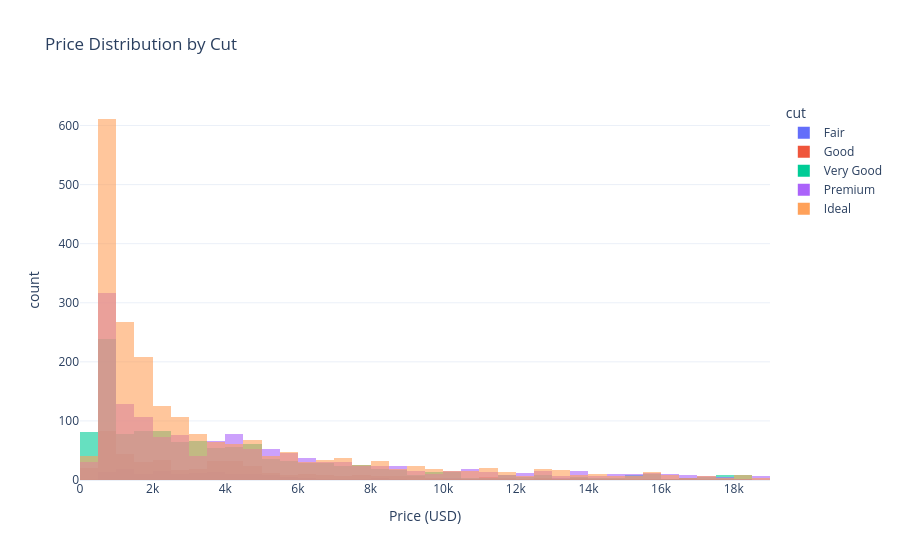

The notebook cell saved with this chart:
### Markdown cell above
### 7.4 Histogram

### Code cell
# ── Plotly Histogram ──────────────────────────────────────────────────────
fig = px.histogram(
    px_df,
    x='price',
    nbins=40,
    color='cut',
    barmode='overlay',       # 'stack' | 'group' | 'overlay'
    opacity=0.6,
    title='Price Distribution by Cut',
    labels={'price': 'Price (USD)'},
    template='plotly_white',
    category_orders={'cut': cut_order}
)
fig.show()

### Figure 1 — Plotly figure (JSON) as saved in the notebook; plotly's stock layout.template omitted (floating-point values rounded to 4 significant figures; data arrays with more than 128 entries replaced by an {"elided": "..."} marker saying what was removed)
{"data": [{"bingroup": "x", "hovertemplate": "cut=Fair<br>Price (USD)=%{x}<br>count=%{y}<extra></extra>", "legendgroup": "Fair", "marker": {"color": "#636efa", "opacity": 0.6, "pattern": {"shape": ""}}, "name": "Fair", "nbinsx": 40, "orientation": "v", "showlegend": true, "type": "histogram", "x": {"elided": "168 int values"}, "xaxis": "x", "yaxis": "y"}, {"bingroup": "x", "hovertemplate": "cut=Good<br>Price (USD)=%{x}<br>count=%{y}<extra></extra>", "legendgroup": "Good", "marker": {"color": "#EF553B", "opacity": 0.6, "pattern": {"shape": ""}}, "name": "Good", "nbinsx": 40, "orientation": "v", "showlegend": true, "type": "histogram", "x": {"elided": "457 int values"}, "xaxis": "x", "yaxis": "y"}, {"bingroup": "x", "hovertemplate": "cut=Very Good<br>Price (USD)=%{x}<br>count=%{y}<extra></extra>", "legendgroup": "Very Good", "marker": {"color": "#00cc96", "opacity": 0.6, "pattern": {"shape": ""}}, "name": "Very Good", "nbinsx": 40, "orientation": "v", "showlegend": true, "type": "histogram", "x": {"elided": "1195 int values"}, "xaxis": "x", "yaxis": "y"}, {"bingroup": "x", "hovertemplate": "cut=Premium<br>Price (USD)=%{x}<br>count=%{y}<extra></extra>", "legendgroup": "Premium", "marker": {"color": "#ab63fa", "opacity": 0.6, "pattern": {"shape": ""}}, "name": "Premium", "nbinsx": 40, "orientation": "v", "showlegend": true, "type": "histogram", "x": {"elided": "1447 int values"}, "xaxis": "x", "yaxis": "y"}, {"bingroup": "x", "hovertemplate": "cut=Ideal<br>Price (USD)=%{x}<br>count=%{y}<extra></extra>", "legendgroup": "Ideal", "marker": {"color": "#FFA15A", "opacity": 0.6, "pattern": {"shape": ""}}, "name": "Ideal", "nbinsx": 40, "orientation": "v", "showlegend": true, "type": "histogram", "x": {"elided": "2127 int values"}, "xaxis": "x", "yaxis": "y"}], "layout": {"barmode": "overlay", "legend": {"title": {"text": "cut"}, "tracegroupgap": 0}, "title": {"text": "Price Distribution by Cut"}, "xaxis": {"anchor": "y", "domain": [0, 1], "title": {"text": "Price (USD)"}}, "yaxis": {"anchor": "x", "domain": [0, 1], "title": {"text": "count"}}}}
